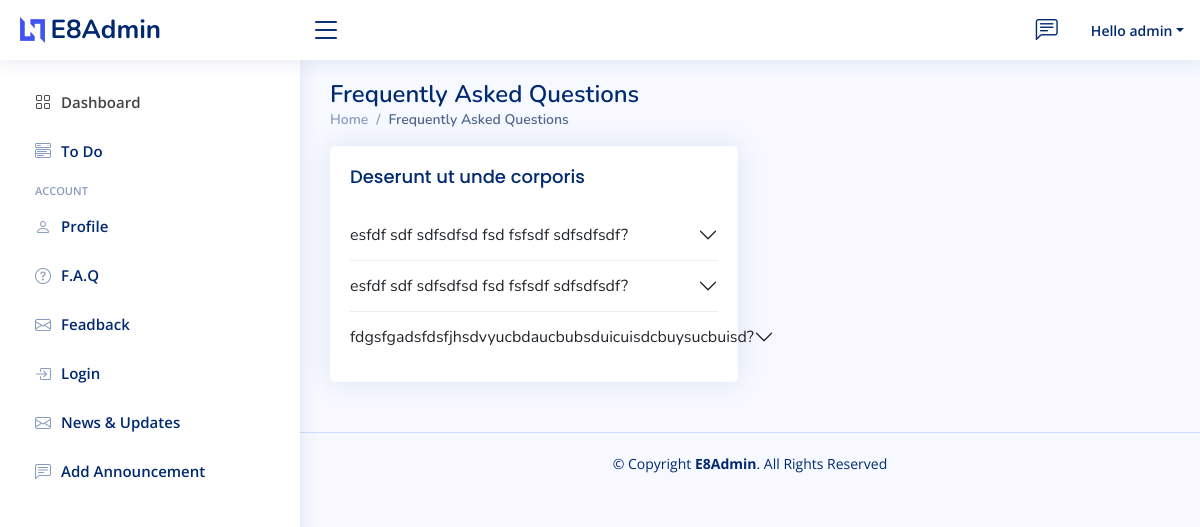
Screenshot of /faqs (signed in) with the database file from the repository.
### myapp/models.py (models this page shows, shortened)
class faq(models.Model):
    question=models.CharField(max_length=300)
    answer=models.CharField(max_length=300)

### myapp/views.py (the view)
# urls.py: path('faqs',views.Faqpageview.as_view(),name="faq"),
class Faqpageview(View):
    @method_decorator(login_required(login_url='/log'))
    def get(self,request):
        fq=faq.objects.all()
        return render(request,"pages-faq.html",{"fq":fq})

### templates/pages-faq.html (shortened to what this page needs)
{% extends "base.html" %}
{% load static %}
{% block content %}
  <main id="main" class="main">
    <div class="pagetitle">
      <h1>Frequently Asked Questions</h1>
      <nav>
        <ol class="breadcrumb">
          <li class="breadcrumb-item"><a href="{% url 'home' %}">Home</a></li>
          <li class="breadcrumb-item active">Frequently Asked Questions</li>
        </ol>
      </nav>
    </div>
    <section class="section faq">
      <div class="row">
        <div class="col-lg-6">
          <div class="card">
            <div class="card-body">
              <h5 class="card-title">Deserunt ut unde corporis</h5>
              <div class="accordion accordion-flush" id="faq-group-2">
                {% for faq in fq %}
                <div class="accordion-item">
                  <h2 class="accordion-header">
                    <button class="accordion-button collapsed" data-bs-target="#{{faq.id}}" type="button" data-bs-toggle="collapse">
                      {{faq.question}}
                    </button>
                  </h2>
                </div>
                {% endfor %}
              </div>
            </div>
          </div>
        </div>
      </div>
    </section>
  </main>
  {% endblock content %}

### templates/base.html (shortened to what this page needs)
  {% load static %}
  {% if user.is_authenticated %}
<!DOCTYPE html>
<html lang="en">
<head>
  <link rel="stylesheet" href="https://stackpath.bootstrapcdn.com/bootstrap/4.3.1/css/bootstrap.min.css">
  <link href="{% static 'assets/vendor/bootstrap/css/bootstrap.min.css' %}" rel="stylesheet">
  <link href="{% static 'assets/vendor/bootstrap-icons/bootstrap-icons.css' %}" rel="stylesheet">
  <link href="{% static 'assets/vendor/boxicons/css/boxicons.min.css' %}" rel="stylesheet">
  <link href="{% static 'assets/vendor/quill/quill.snow.css' %}" rel="stylesheet">
  <link href="{% static 'assets/vendor/quill/quill.bubble.css' %}" rel="stylesheet">
  <link href="{% static 'assets/vendor/remixicon/remixicon.css' %}" rel="stylesheet">
  <link href="{% static 'assets/css/style.css' %}" rel="stylesheet">
</head>
<body>
  <header id="header" class="header fixed-top d-flex align-items-center">
    <div class="d-flex align-items-center justify-content-between">
      <a href="{% url 'home' %}" class="logo d-flex align-items-center">
        <img src="{% static 'assets/img/logo.png' %}" alt="">
        <span class="d-none d-lg-block">E8Admin</span>
      </a>
      <i class="bi bi-list toggle-sidebar-btn"></i>
    </div>
    <nav class="header-nav ms-auto">
      <ul class="d-flex align-items-center">
        <li class="nav-item dropdown">
          <a class="nav-link nav-icon" href="#" data-bs-toggle="dropdown">
            <i class="bi bi-chat-left-text"></i>
          </a>
        </li>
        <li class="nav-item dropdown pe-3">
          <a class="nav-link nav-profile d-flex align-items-center pe-0" href="#" data-bs-toggle="dropdown">
            <span class="d-none d-md-block dropdown-toggle ps-2">Hello {{user.username}}</span>
          </a>
        </li>
      </ul>
    </nav>
  </header>
  <aside id="sidebar" class="sidebar">
    <ul class="sidebar-nav" id="sidebar-nav">
      <li class="nav-item">
        <a class="nav-link " href="{% url 'home' %}">
          <i class="bi bi-grid"></i>
          <span>Dashboard</span>
        </a>
      </li>
	   <li class="nav-item">
        <a class="nav-link collapsed" href="/todotask">
          <i class="bi bi-menu-button-wide"></i>
          <span>To Do</span>
        </a>
      </li>
      <li class="nav-heading">Account</li>
      <li class="nav-item">
        <a class="nav-link collapsed" href="/uprofile">
          <i class="bi bi-person"></i>
          <span>Profile</span>
        </a>
      </li>
      <li class="nav-item">
        <a class="nav-link collapsed" href="/faqs">
          <i class="bi bi-question-circle"></i>
          <span>F.A.Q</span>
        </a>
      </li>
      <li class="nav-item">
        <a class="nav-link collapsed" href="/feedb">
          <i class="bi bi-envelope"></i>
          <span>Feadback</span>
        </a>
      </li>
      <li class="nav-item">
        <a class="nav-link collapsed" href="/log">
          <i class="bi bi-box-arrow-in-right"></i>
          <span>Login</span>
        </a>
      </li>
      <li class="nav-item">
        <a class="nav-link collapsed" href="/newsup">
          <i class="bi bi-envelope"></i>
          <span>News & Updates</span>
        </a>
      </li>
      <li class="nav-item">
        <a class="nav-link collapsed" href="" data-bs-toggle="modal" data-bs-target="#announcement">
          <i class="bi bi-chat-left-text"></i>
          <span>Add Announcement</span>
        </a>
      </li>
    </ul>
  </aside>
  {% block content %}
  {% endblock content %}
  <footer id="footer" class="footer">
    <div class="copyright">
      &copy; Copyright <strong><span>E8Admin</span></strong>. All Rights Reserved
    </div>
    <div class="credits">
    </div>
  </footer>
</body>
</html>
{% endif %}

### static/assets/css/style.css (style rules this page uses)
:root { scroll-behavior: smooth; }
body { font-family: "Open Sans", sans-serif; background: #f6f9ff; color: #444444; }
a { color: #4154f1; text-decoration: none; }
h1, h2, h3, h4, h5, h6 { font-family: "Nunito", sans-serif; }
#main { margin-top: 60px; padding: 20px 30px; transition: all 0.3s; }
.pagetitle { margin-bottom: 10px; }
.pagetitle h1 { font-size: 24px; margin-bottom: 0; font-weight: 600; color: #012970; }
.card { margin-bottom: 30px; border: none; border-radius: 5px; box-shadow: 0px 0 30px rgba(1, 41, 112, 0.1); }
.card-title { padding: 20px 0 15px 0; font-size: 18px; font-weight: 500; color: #012970; font-family: "Poppins", sans-serif; }
.card-body { padding: 0 20px 20px 20px; }
.accordion-item { border: 1px solid #ebeef4; }
.accordion-flush .accordion-button { padding: 15px 0; background: none; border: 0; }
.breadcrumb { font-size: 14px; font-family: "Nunito", sans-serif; color: #899bbd; font-weight: 600; }
.breadcrumb a { color: #899bbd; transition: 0.3s; }
.breadcrumb .breadcrumb-item::before { color: #899bbd; }
.breadcrumb .active { color: #51678f; font-weight: 600; }
.logo { line-height: 1; }
@media (min-width: 1200px) { .logo { width: 280px; } }
.logo img { max-height: 26px; margin-right: 6px; }
.logo span { font-size: 26px; font-weight: 700; color: #012970; font-family: "Nunito", sans-serif; }
.header { transition: all 0.5s; z-index: 997; height: 60px; box-shadow: 0px 2px 20px rgba(1, 41, 112, 0.1); background-color: #fff; padding-left: 20px; }
.header .toggle-sidebar-btn { font-size: 32px; padding-left: 10px; cursor: pointer; color: #012970; }
.header-nav ul { list-style: none; }
.header-nav>ul { margin: 0; padding: 0; }
.header-nav .nav-icon { font-size: 22px; color: #012970; margin-right: 25px; position: relative; }
.header-nav .nav-profile { color: #012970; }
.header-nav .nav-profile span { font-size: 14px; font-weight: 600; }
.sidebar { position: fixed; top: 60px; left: 0; bottom: 0; width: 300px; z-index: 996; transition: all 0.3s; padding: 20px; overflow-y: auto; scrollbar-width: thin; scrollbar-color: #aab7cf transparent; box-shadow: 0px 0px 20px rgba(1, 41, 112, 0.1); background-color: #fff; }
@media (min-width: 1200px) { #main, #footer { margin-left: 300px; } }
.sidebar-nav { padding: 0; margin: 0; list-style: none; }
.sidebar-nav li { padding: 0; margin: 0; list-style: none; }
.sidebar-nav .nav-item { margin-bottom: 5px; }
.sidebar-nav .nav-heading { font-size: 11px; text-transform: uppercase; color: #899bbd; font-weight: 600; margin: 10px 0 5px 15px; }
.sidebar-nav .nav-link { display: flex; align-items: center; font-size: 15px; font-weight: 600; transition: 0.3; padding: 10px 15px; border-radius: 4px; }
.sidebar-nav .nav-link i { font-size: 16px; margin-right: 10px; }
.sidebar-nav .nav-link.collapsed { color: #012970; background: #fff; }
.sidebar-nav .nav-link.collapsed i { color: #899bbd; }
.footer { padding: 20px 0; font-size: 14px; transition: all 0.3s; border-top: 1px solid #cddfff; }
.footer .copyright { text-align: center; color: #012970; }
.footer .credits { padding-top: 5px; text-align: center; font-size: 13px; color: #012970; }

### rows the page displays
faq: question "esfdf sdf sdfsdfsd fsd fsfsdf sdfsdfsdf?"
faq: question "esfdf sdf sdfsdfsd fsd fsfsdf sdfsdfsdf?"
faq: question "fdgsfgadsfdsfjhsdvyucbdaucbubsduicuisdcbuysucbuisd?"

### other values shown
{{ user.username }} "admin"
